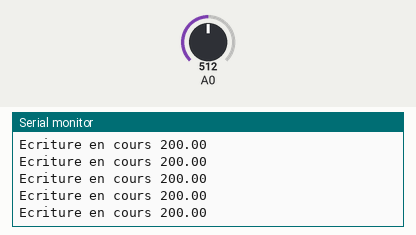
This sketch was run on a simulated Arduino Uno, built with avr-gcc and run on an emulated ATmega328P. On the bench: the last lines printed to the serial monitor. The inputs (shaded band) are chosen by the test bench; at power-on: A0 = 512. Storage starts empty.

Above: at 1.2 s.
1.3 s: A0 set to 319
At 2.3 s:
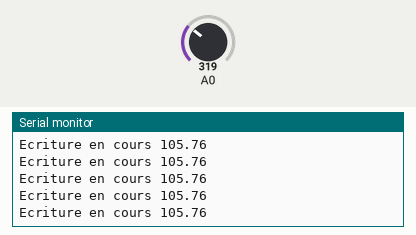
2.8 s: A0 set to 289
At 3.7 s:
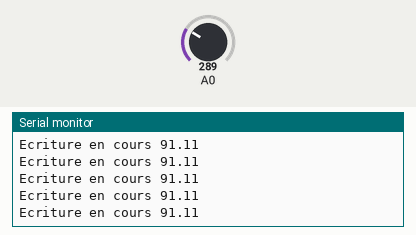
5.8 s: A0 set to 132
At 6.5 s:
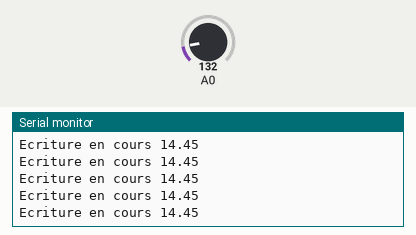
7.3 s: A0 set to 113
At 8.0 s:
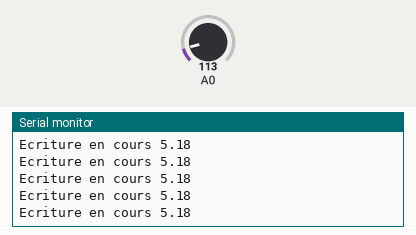
Timing chart, 0 to 10.3 s (numbered marks = the images above; inputs shaded):
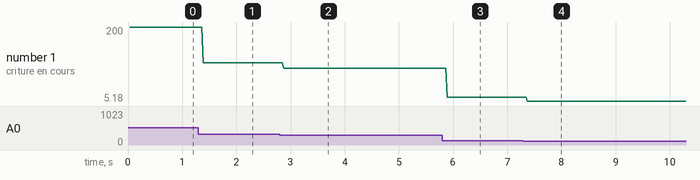

Measured:
- after the input at 1.3 s, the serial monitor: prints a new line after 0.09 s (image 1)
- after the input at 2.8 s, the serial monitor: prints a new line after 0.08 s (image 2)
- after the input at 5.8 s, the serial monitor: prints a new line after 0.09 s (image 3)
- after the input at 7.3 s, the serial monitor: prints a new line after 0.07 s (image 4)
- plotted number 1: 200 → 105.76 after the input at 1.3 s, 105.76 → 91.11 after the input at 2.8 s, 91.11 → 14.45 after the input at 5.8 s, 14.45 → 5.18 after the input at 7.3 s

The sketch:

Ecriture_sd.ino
```cpp
#include <SPI.h>
#include <SD.h>
File fichierSD;
float tab[9];
float moy=0;
int i=0;
unsigned long temps;
void setup() {
  Serial.begin(9600);
if (!SD.begin(4)) {
    Serial.println("Error");
    return;
  }
  Serial.println("SD Card ready");
}

void loop() {
    float v = analogRead(A0);
    float Vout = (v * 5.0)/1024.0;
    float temperatureC = (Vout - 0.5) * 100 ;

  fichierSD = SD.open("mesures.txt", FILE_WRITE);
  if (fichierSD) {
    Serial.print("Ecriture en cours ");
    Serial.println(temperatureC);
    fichierSD.print(temperatureC);

  }
  else {
    Serial.println("Erreur lors de l'ouverture de mesures.csv");
  }
}
```
